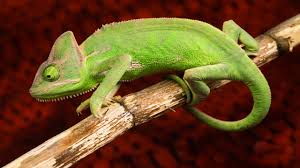
#> input picture basic_opencv/data_image/camilion.jpeg, 300 x 168 px, found by its file name
$ python masking.py
#> lines starting #> are read from the running program, lines starting #| are printed output that depends on the picture; after the words box and inside, x2 and y2 are one past the last pixel; in counts of white or black regions, pixels touching at a corner belong together
import cv2

import  numpy as np

img1=cv2.imread("camilion.jpeg")
#> img1 is the input picture: shape (168, 300, 3); mean B, G, R 37.1, 73.6, 105

# [7 lines of commented-out code are left out]

gray_img1=cv2.cvtColor(img1,cv2.COLOR_BGR2GRAY)
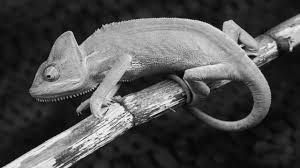
#> gray_img1: shape (168, 300); min 2, max 249, mean 78.8

ret,mask=cv2.threshold(gray_img1,100,255,cv2.THRESH_BINARY_INV)
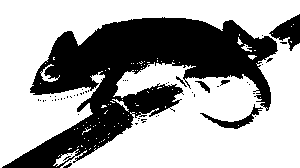
#> mask: shape (168, 300); 64.3% white; 53 black regions (46 under 20 px), largest, box (x1, y1, x2, y2) and area: (2, 17, 278, 168) 16819, (269, 14, 300, 51) 563, (200, 104, 263, 129) 361
mask_inv=cv2.bitwise_not(mask)

masked_imag1=cv2.bitwise_xor(img1,img1,mask=mask_inv)
#> masked_imag1: shape (168, 300, 3); every value is 0
print(ret)
cv2.imshow("mask",img1)
cv2.imshow("masked_imag1",masked_imag1)
cv2.waitKey(0)
cv2.destroyAllWindows()

$ run again, with basic_opencv/data_image/pig.jpeg copied over basic_opencv/data_image/camilion.jpeg
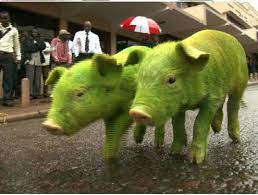
#> input picture basic_opencv/data_image/pig.jpeg, 258 x 195 px, found by its file name
#> img1 is the input picture: shape (195, 258, 3); mean B, G, R 63.7, 101.9, 103.7
#> `gray_img1=cv2.cvtColor(img1,cv2.COLOR_BGR2GRAY)`:
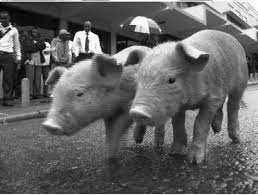
#> gray_img1: shape (195, 258); min 0, max 255, mean 98.1
#> `ret,mask=cv2.threshold(gray_img1,100,255,cv2.THRESH_BINARY_INV)`:
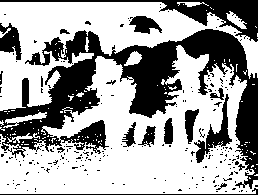
#> mask: shape (195, 258); 63.1% white; 223 black regions (205 under 20 px), largest, box (x1, y1, x2, y2) and area: (0, 29, 258, 189) 12912, (0, 0, 258, 42) 2180, (194, 94, 232, 163) 683
#> masked_imag1: shape (195, 258, 3); every value is 0
